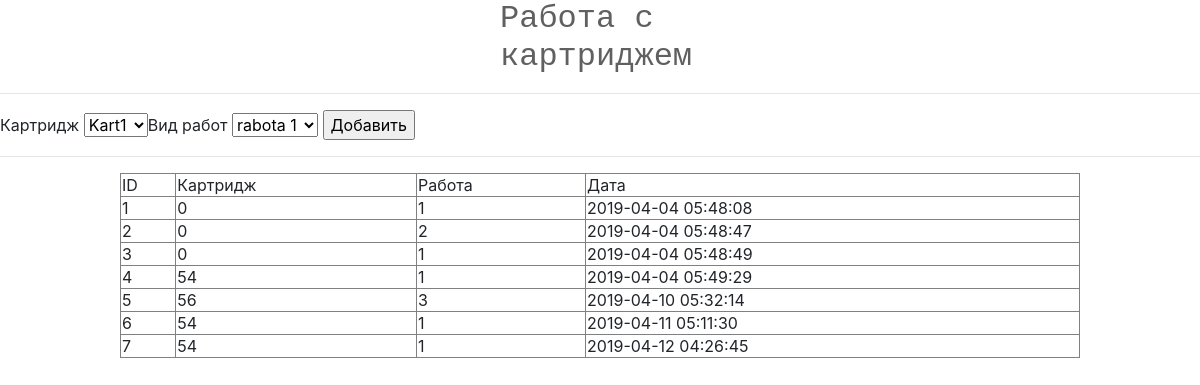
/remkartr.php, run on an earlier commit of the app's database.
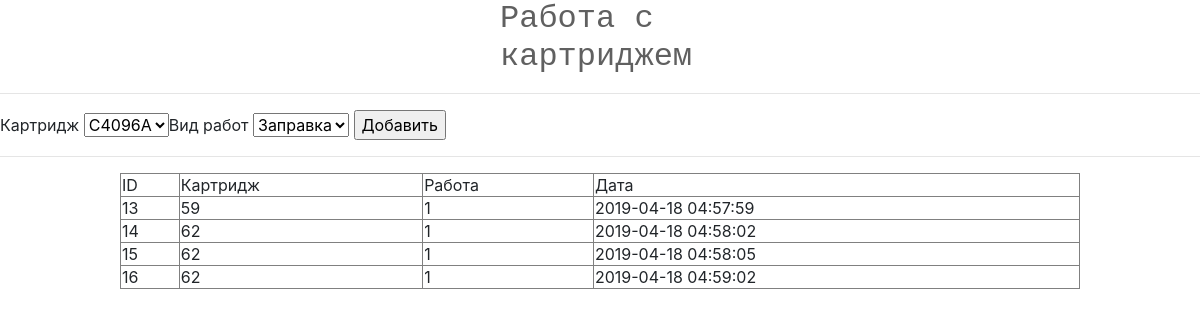
And on a later commit of the database.
### tables this page shows
CREATE TABLE `remkartr` (
  `id` int(11) NOT NULL,
  `idkart` int(11) NOT NULL,
  `idrabot` int(11) NOT NULL,
  `data` timestamp NULL DEFAULT CURRENT_TIMESTAMP
);

### remkartr.php (the view, shortened to what this page needs)
<html>
    <head>
     <link rel="stylesheet" href="https://stackpath.bootstrapcdn.com/bootstrap/4.3.1/css/bootstrap.min.css">
      <link rel="stylesheet" type="text/css" href="style.css">
    </head>
    <body>
      <div class="zagolovok"><h2>Работа с картриджем</h2></div>
      <hr/>
  <form method="post">
  Картридж
  <?php
$sql = "SELECT * FROM kartridj";
$result_select = mysql_query($sql);
echo "<select name = 'idkart'>";
while($object = mysql_fetch_object($result_select)){
echo "<option value = '$object->id,''$object->model,' >  $object->model  </option>";
}
echo "</select>";
?>
Вид работ
  <?php
$sql = "SELECT * FROM vidrab";
$result_select = mysql_query($sql);
echo "<select name = 'idrabot'>";
while($object = mysql_fetch_object($result_select)){
echo "<option value = '$object->id,''$object->name,' >  $object->name  </option>";
}
echo "</select>";
?>
  <input type = "submit" value="Добавить"/>
</form>
<hr/>
<div class="btab">
<table class="tab" border="1" >
  <tr>
    <td>ID</td>
    <td>Картридж</td>
    <td>Работа</td>
     <td>Дата</td>
   </tr>
   <?php
$result = mysql_query("SELECT * FROM remkartr");
while ($row = mysql_fetch_assoc($result))
{
    echo '<tr>';
    echo '<td>'.$row['id'].'</td>';
    echo '<td>'.$row['idkart'].'</td>';
    echo '<td>'.$row['idrabot'].'</td>';
    echo '<td>'.$row['data'].'</td>';
    echo '</tr>';
}
?>
</table>
</div>
  </body>
</html>

What changed in the data, as far as the page shows it:
removed remkartr: id "1", idkart "0", idrabot "1", data "2019-04-04 05:48:08"
removed remkartr: id "2", idkart "0", idrabot "2", data "2019-04-04 05:48:47"
removed remkartr: id "3", idkart "0", idrabot "1", data "2019-04-04 05:48:49"
removed remkartr: id "4", idkart "54", idrabot "1", data "2019-04-04 05:49:29"
removed remkartr: id "5", idkart "56", idrabot "3", data "2019-04-10 05:32:14"
removed remkartr: id "6", idkart "54", idrabot "1", data "2019-04-11 05:11:30"
removed remkartr: id "7", idkart "54", idrabot "1", data "2019-04-12 04:26:45"
added remkartr: id "13", idkart "59", idrabot "1", data "2019-04-18 04:57:59"
added remkartr: id "14", idkart "62", idrabot "1", data "2019-04-18 04:58:02"
added remkartr: id "15", idkart "62", idrabot "1", data "2019-04-18 04:58:05"
added remkartr: id "16", idkart "62", idrabot "1", data "2019-04-18 04:59:02"
Also different on the page:
form field idkart: "Kart1" → "C4096A"
form field idrabot: "rabota 1" → "Заправка"
